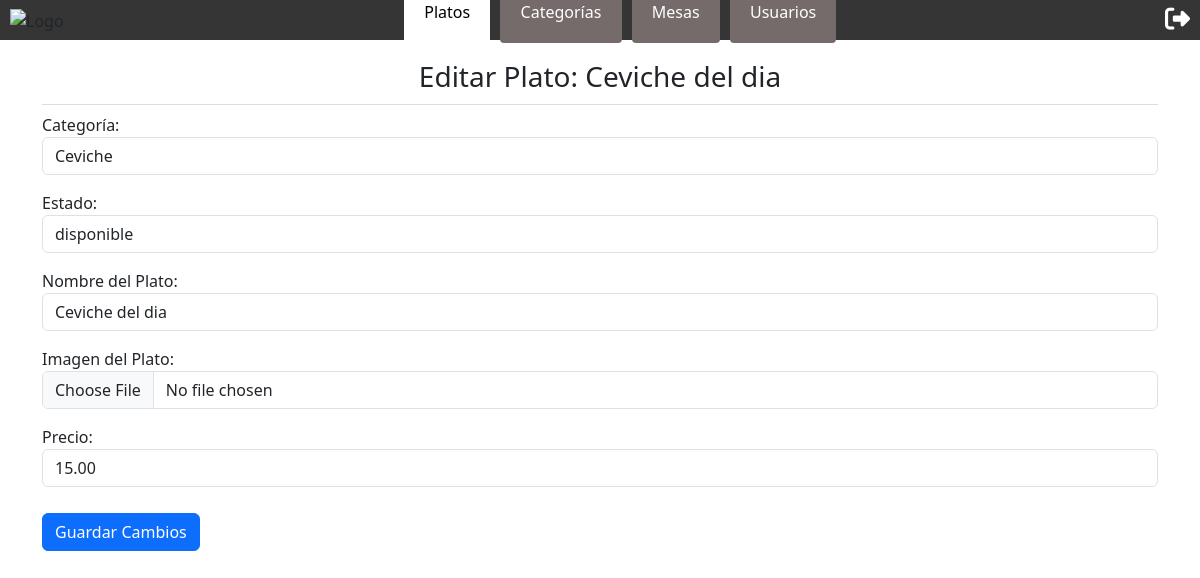
/platos/1/editar/ (signed in), run on the app's committed database.
### restaurante_app/models.py (models this page shows, shortened)
class Menu(models.Model):
    MenCod = models.AutoField(primary_key=True)
    CatCod = models.ForeignKey(CategoriaMenu, on_delete=models.CASCADE)
    EstMenCod = models.ForeignKey(EstadoMenu, on_delete=models.CASCADE)
    MenDes = models.CharField(max_length=255)
    MenImg = models.CharField(max_length=500)
    precio = models.DecimalField(max_digits=8, decimal_places=2, default=0.00)  # Nuevo campo para el precio

class CategoriaMenu(models.Model):
    CatCod = models.AutoField(primary_key=True)
    CatDes = models.CharField(max_length=100)
    def __str__(self):
        return f'{self.CatDes}'

class EstadoMenu(models.Model):
    EstMenCod = models.AutoField(primary_key=True)
    EstMenDes = models.CharField(max_length=100)
    def __str__(self):
        return f'{self.EstMenDes}'

### restaurante_app/views.py (the view)
# urls.py: path('platos/<int:plato_id>/editar/', views.editar_plato, name='editar_plato'),
@login_required
def editar_plato(request, plato_id):
    if request.user.TipUsuCod.TipUsuDes != "Administrador":
        return redirect('index')
    plato = get_object_or_404(Menu, MenCod=plato_id)
    if request.method == 'POST':
        form = MenuForm(request.POST, instance=plato)
        if form.is_valid():
            form.save()
            return redirect('platos_admin')
    else:
        form = MenuForm(instance=plato)
    return render(request, 'editar_plato.html', {'form': form, 'plato': plato})

### restaurante_app/forms.py
class MenuForm(BaseForm):
    class Meta:
        model = Menu
        fields = '__all__'
        labels = {
            'CatCod': 'Categoría',
            'EstMenCod': 'Estado',
            'MenDes': 'Nombre del Plato',
            'MenImg': 'Imagen del Plato',
            'precio': 'Precio',
        }
        widgets = {
            'MenImg': forms.FileInput(attrs={'class': 'form-control'}),
        }

### restaurante_app/templates/editar_plato.html (shortened to what this page needs)
{% extends 'base.html' %}
{% block platos %}activo{% endblock %}
{% block content %}
<div class="container">
    <h2>Editar Plato: {{ plato.MenDes }}</h2>
    <form method="post" enctype="multipart/form-data">
        {{ form.as_p }}
        <button type="submit" class="btn btn-primary">Guardar Cambios</button>
    </form>
</div>
{% endblock %}

### restaurante_app/static/css/styles.css (style rules this page uses)
* { box-sizing: border-box; margin: 0; padding: 0; }
body { font-family: Arial, sans-serif; }
h2 { font-size: 28px !important; text-align: center; margin-bottom: 10px; border-bottom: 1px solid #ddd; padding-bottom: 10px; }
.container { max-width: 80rem; margin: 20px auto; }
.btn-primary { margin-top: 10px; }

### data on the page
Menu: MenDes "Ceviche del dia", precio "15.00"
CategoriaMenu: CatCod "Ceviche"
EstadoMenu: EstMenCod "disponible"
